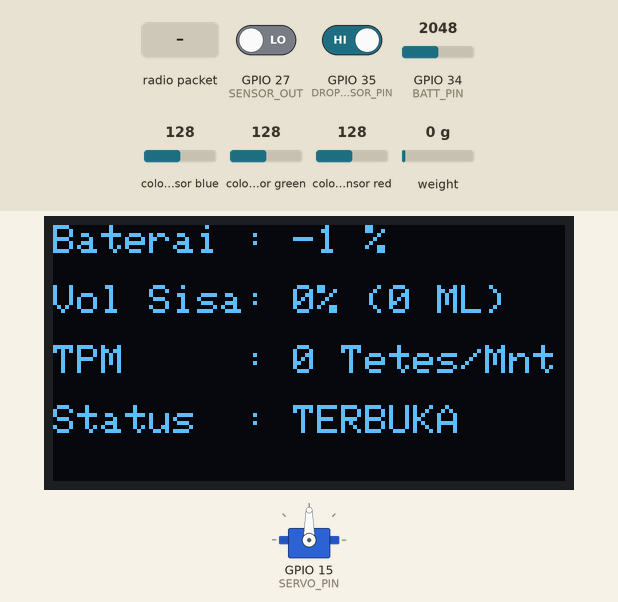
Recording of a sketch running on a simulated ESP32. Parts: 128×64 one-colour display, servo. Wiring (inferred from the names in the program): TCS3200 colour sensor: output GPIO 35; S2 GPIO 25; S3 GPIO 26. Inputs (shaded band) come from the test bench; at power-on: weight on the scale 0 g, GPIO 34 (BATT_PIN) = 2048, GPIO 27 (SENSOR_OUT) LOW, GPIO 35 (DROP_SENSOR_PIN) HIGH, colour sensor blue 128, colour sensor green 128, colour sensor red 128. EEPROM starts erased; no radio packets arrive unless stated; the audio player accepts every command and is not drawn; what the sketch prints to the serial monitor is not drawn.

Above: at 2.8 s.
2.9 s: radio packet "SERVO_LOCK" arrives
At 3.5 s:
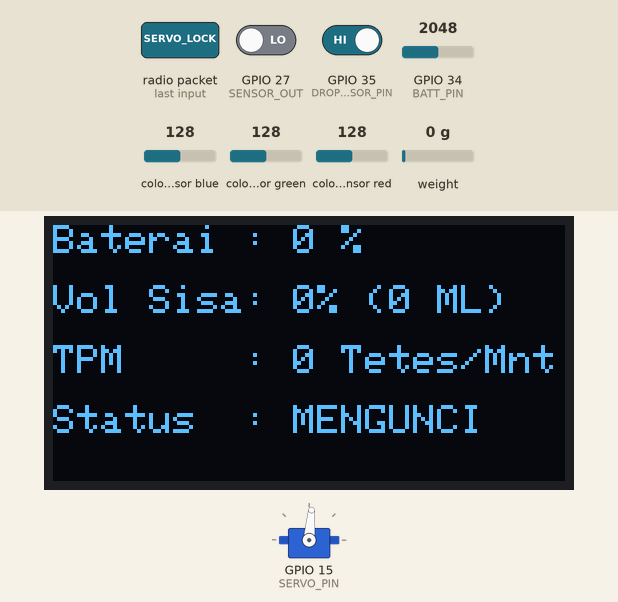
4.5 s: weight on the scale set to 92 g
At 7.2 s:
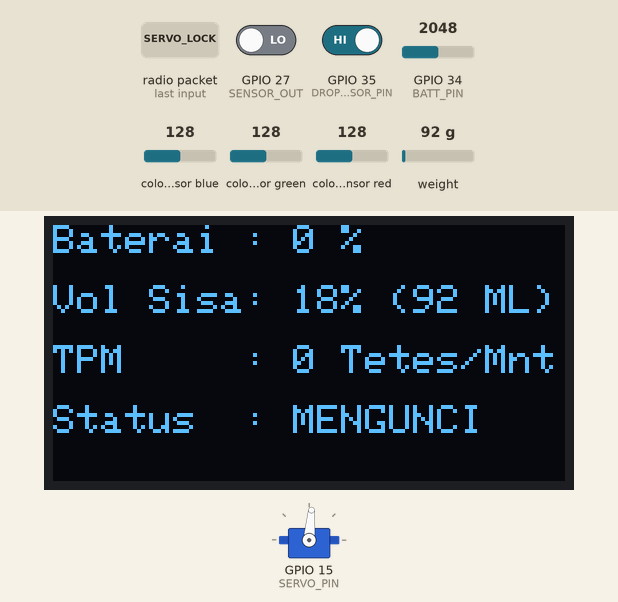
7.5 s: weight on the scale set to 106 g
At 9.3 s:
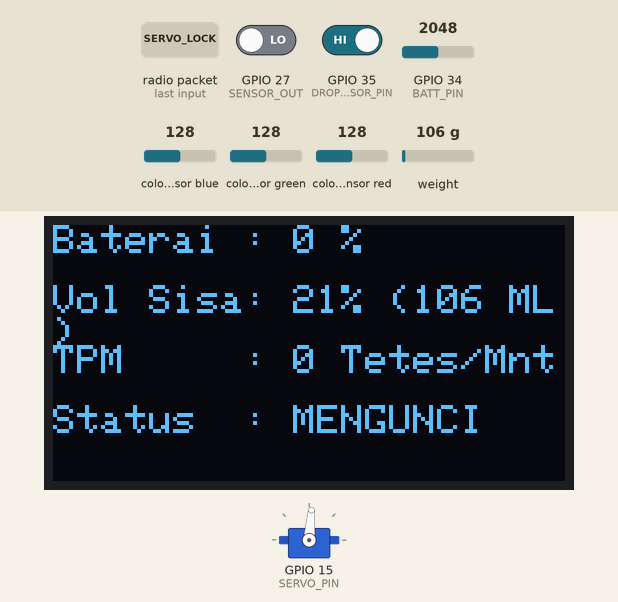
13.3 s: GPIO 34 (BATT_PIN) set to 2866
At 14.0 s:
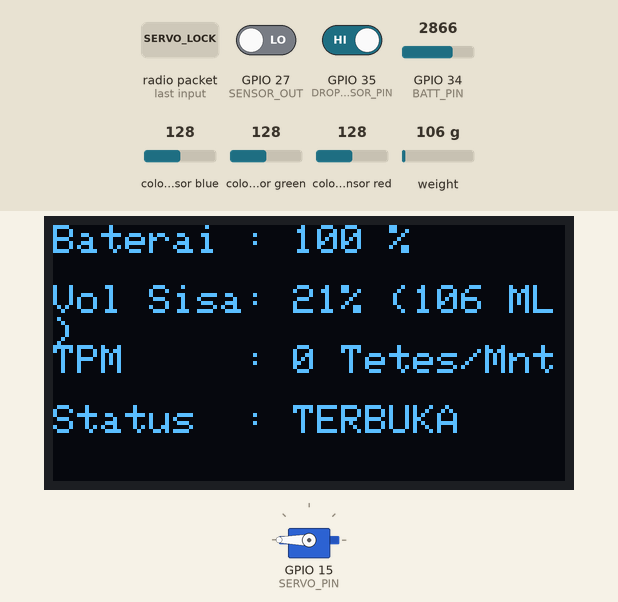
19.1 s: radio packet "SERVO_UNLOCK" arrives
At 24.1 s:
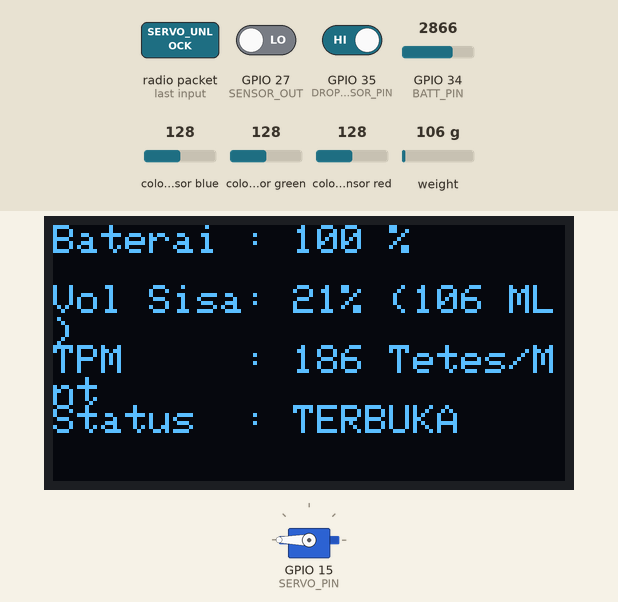
24.6 s: GPIO 34 (BATT_PIN) set to 1228
At 27.7 s:
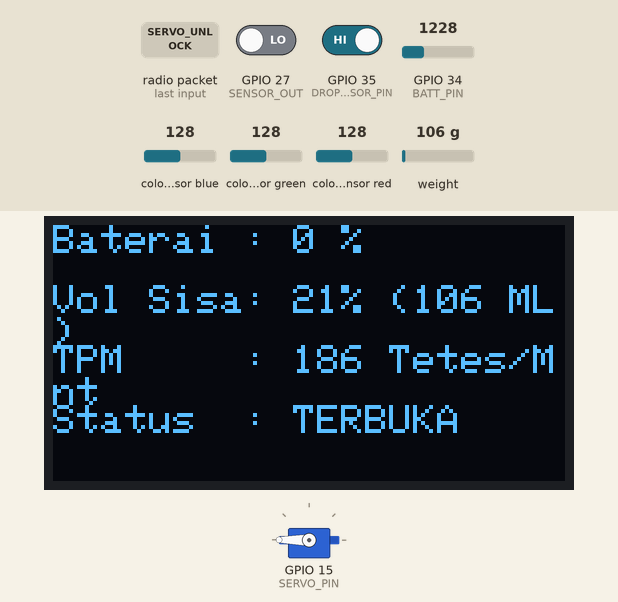
Timing chart, 0 to 29.2 s (numbered marks = the images above; inputs shaded):
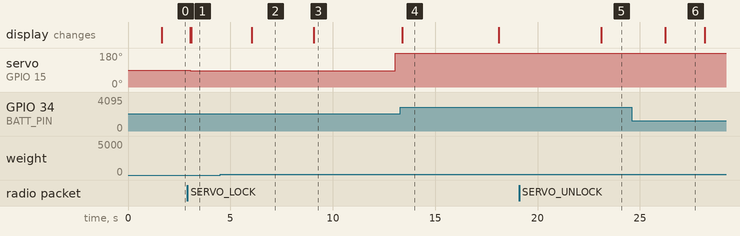

Measured:
- after the input at 2.9 s, servo on GPIO 15 (SERVO_PIN): 90° → 85° after 0.13 s; the display: first differs from a run without the input after 0.19 s (image 1)
- after the input at 4.5 s, the display: changes after 1.5 s (image 2)
- after the input at 7.5 s, servo on GPIO 15 (SERVO_PIN): 85° → 180° after 5.6 s; the display: changes after 1.6 s (image 3)
- after the input at 19.1 s, the display: changes after 4.0 s (image 5)
- after the input at 24.6 s, the display: changes after 1.6 s (image 6)
- what the display in image 4 shows lasts 4.7 s, from 13.4 s to 18.1 s

The sketch:

firmware_node.ino
```cpp
#include <Wire.h>
#include <Adafruit_GFX.h>
#include <Adafruit_SSD1306.h>
#include "HX711.h"
#include <HardwareSerial.h>
#include <DFRobotDFPlayerMini.h>
#include <SPI.h>
#include <LoRa.h>
#include <ESP32Servo.h>
#include <Preferences.h>

// ================= 1. DEFINISI PIN & KOMPONEN =================
#define SCREEN_WIDTH 128
#define SCREEN_HEIGHT 64
Adafruit_SSD1306 display(SCREEN_WIDTH, SCREEN_HEIGHT, &Wire, -1);

#define LOADCELL_DOUT_PIN 32
#define LOADCELL_SCK_PIN 33
HX711 scale;
float calibration_factor = -377.0;

#define S2 25
#define S3 26
#define SENSOR_OUT 27

#define BATT_PIN 34
#define DROP_SENSOR_PIN 35

HardwareSerial mySoftwareSerial(2);
DFRobotDFPlayerMini myDFPlayer;

#define LORA_SCK 18
#define LORA_MISO 19
#define LORA_MOSI 23
#define LORA_SS 5
#define LORA_RST 14
#define LORA_DIO0 2

#define SERVO_PIN 15
Servo infusServo;

// ================= 2. VARIABEL GLOBAL =================
String deviceSN = "ESP32-INF-001";

Preferences preferences;
int batasAlarmCairan = 20;
int batasKunciServo = 10;
int volumeSpeaker = 20;
bool autoStopBlood = true;
bool autoStopEmpty = true;
int batasSensorDarah = 515;

unsigned long timerKirim = 0;
int persentaseBaterai = -1;
String statusAktuator = "TERBUKA";

volatile int dropCount = 0;
int dropArray[6] = {0, 0, 0, 0, 0, 0};
int windowIndex = 0;
int activeWindows = 0;
unsigned long tpmTimer = 0;
int currentTPM = 0;
int targetTPM = 0;

float beratTotalAwal = 0.0;
float beratBotolKosong = 0.0;
bool sesiInfusDimulai = false;
float beratCairan = 0.0;
int persenCairan = 0;

bool alarmDarahAktif = false;
bool alarmHabisAktif = false;
bool alarmBateraiAktif = false;

int sudutServoAktual = 0;
unsigned long timerKalibrasi = 0;
unsigned long timerSensorBerat = 0;
unsigned long timerSensorBaterai = 0;
bool menungguBotol = false;
unsigned long waktuTungguBotol = 0;

bool muteSensorDarah = false;
unsigned long timerMuteDarah = 0;
const unsigned long DURASI_MUTE = 20000;
int greenFrequency = 0;

String pesanMasuk = "";
bool adaPesanBaru = false;

// ================= 3. FUNGSI INTERRUPT & PERHITUNGAN =================
void IRAM_ATTR dropDetected() {
  static unsigned long lastInterruptTime = 0;
  unsigned long interruptTime = millis();
  if (interruptTime - lastInterruptTime > 320) {
    dropCount++;
    lastInterruptTime = interruptTime;
  }
}

int hitungPersentaseNatural(float tegangan) {
  int persen = 0;
  if (tegangan >= 4.0) persen = 90 + ((tegangan - 4.0) / (4.2 - 4.0) * 10);
  else if (tegangan >= 3.7) persen = 50 + ((tegangan - 3.7) / (4.0 - 3.7) * 40);
  else if (tegangan >= 3.5) persen = 15 + ((tegangan - 3.5) / (3.7 - 3.5) * 35);
  else persen = 0 + ((tegangan - 3.3) / (3.5 - 3.3) * 15);

  if (persen > 100) persen = 100;
  if (persen < 0) persen = 0;
  return persen;
}

float getTeganganBaterai() {
  long totalADC = 0;
  for (int i = 0; i < 10; i++) {
    totalADC += analogRead(BATT_PIN);
    delayMicroseconds(50);
  }
  return (((float)totalADC / 10.0) / 4095.0) * 3.3 * 2.0;
}

void onReceiveCallback(int packetSize) {
  if (packetSize == 0) return;

  pesanMasuk = "";
  while (LoRa.available()) {
    pesanMasuk += (char)LoRa.read();
  }
  adaPesanBaru = true;
}

// ================= 4. FUNGSI KENDALI MEKANIK & SENSOR =================
void kunciSelang() {
  if (statusAktuator == "MENGUNCI") return;

  sudutServoAktual = 95;
  int sudutFisik = 180 - sudutServoAktual;

  infusServo.write(sudutFisik);
  statusAktuator = "MENGUNCI";
  Serial.printf("[SYSTEM] Servo Menekuk Selang (Tertutup). Logis: %d | Fisik: %d\n", sudutServoAktual, sudutFisik);
}

void bukaSelang() {
  if (statusAktuator == "TERBUKA") return;

  sudutServoAktual = 0;
  int sudutFisik = 180 - sudutServoAktual;

  infusServo.write(sudutFisik);
  statusAktuator = "TERBUKA";
  Serial.printf("[SYSTEM] Servo Membuka Selang (Lurus). Logis: %d | Fisik: %d\n", sudutServoAktual, sudutFisik);
}

void inisialisasiBotolBaru() {
  beratTotalAwal = scale.get_units(10);
  beratBotolKosong = beratTotalAwal - 465.0;
  if (beratBotolKosong < 0) beratBotolKosong = 0;

  sesiInfusDimulai = true;
  alarmHabisAktif = false;

  dropCount = 0;
  for(int i = 0; i < 6; i++) dropArray[i] = 0;
  windowIndex = 0;
  activeWindows = 0;
  currentTPM = 0;
  tpmTimer = millis();

  bukaSelang();
  Serial.println("[SYSTEM] Botol Baru Terdeteksi. Sesi Infus Otomatis Dimulai!");
}

int bacaWarnaStabil(int statusS2, int statusS3) {
  digitalWrite(S2, statusS2);
  digitalWrite(S3, statusS3);
  delay(10);

  long totalFrekuensi = 0;
  int jumlahValid = 0;

  for (int i = 0; i < 15; i++) {
    int freq = pulseIn(SENSOR_OUT, LOW, 20000);
    if (freq > 0) {
      totalFrekuensi += freq;
      jumlahValid++;
    }
  }

  if (jumlahValid > 0) return totalFrekuensi / jumlahValid;
  return 0;
}

// ================= 5. SETUP =================
void setup() {
  Serial.begin(115200);

  preferences.begin("infucare", false);
  volumeSpeaker    = preferences.getInt("vol_spk", 20);
  autoStopBlood    = preferences.getBool("auto_blood", true);
  autoStopEmpty    = preferences.getBool("auto_empty", true);
  batasAlarmCairan = preferences.getInt("alarm_pct", 20);
  batasKunciServo  = preferences.getInt("kunci_pct", 10);
  batasSensorDarah = preferences.getInt("blood_th", 515);

  Serial.printf("\n[SYSTEM] Memori Dimuat: Alarm %d%% | Kunci %d%% | Darah %d Hz\n", batasAlarmCairan, batasKunciServo, batasSensorDarah);

  Wire.begin(21, 22);
  display.begin(SSD1306_SWITCHCAPVCC, 0x3C);
  display.clearDisplay();
  display.setTextColor(WHITE);
  display.setCursor(0, 10);
  display.println("Sistem Infus Aktif");
  display.display();

  SPI.begin(LORA_SCK, LORA_MISO, LORA_MOSI, LORA_SS);
  LoRa.setPins(LORA_SS, LORA_RST, LORA_DIO0);
  LoRa.begin(433E6);
  LoRa.onReceive(onReceiveCallback);
  LoRa.receive();
  LoRa.enableCrc();

  mySoftwareSerial.begin(9600, SERIAL_8N1, 16, 17);
  if (myDFPlayer.begin(mySoftwareSerial)) {
    myDFPlayer.volume(volumeSpeaker);
    myDFPlayer.play(1);
  }

  scale.begin(LOADCELL_DOUT_PIN, LOADCELL_SCK_PIN);
  scale.set_scale(calibration_factor);
  long savedOffset = preferences.getLong("hx_offset", 0);
  if (savedOffset == 0) {
    scale.tare();
    preferences.putLong("hx_offset", scale.get_offset());
    Serial.println("[SYSTEM] Kalibrasi Nol (TARE) awal disimpan ke memori!");
  } else {
    scale.set_offset(savedOffset);
    Serial.println("[SYSTEM] Titik Nol (TARE) berhasil dimuat dari memori!");
  }

  pinMode(S2, OUTPUT);
  pinMode(S3, OUTPUT);
  pinMode(SENSOR_OUT, INPUT);

  pinMode(DROP_SENSOR_PIN, INPUT);
  attachInterrupt(digitalPinToInterrupt(DROP_SENSOR_PIN), dropDetected, FALLING);

  infusServo.setPeriodHertz(50);
  infusServo.attach(SERVO_PIN, 500, 2400);
  bukaSelang();
}

// ================= 6. LOOP UTAMA =================
void loop() {
  // --- A. BACA SENSOR BERAT ---
  if (millis() - timerSensorBerat > 2000) {
    float beratKasar = scale.get_units(10);

    if (!sesiInfusDimulai && !menungguBotol && beratKasar > 100.0) {
        menungguBotol = true;
        waktuTungguBotol = millis();
    }

    if (menungguBotol && (millis() - waktuTungguBotol > 3000)) {
        inisialisasiBotolBaru();
        menungguBotol = false;
    }

    if (beratKasar < 20.0) {
        sesiInfusDimulai = false;
        persenCairan = 0;
        beratCairan = 0.0;
        alarmHabisAktif = false;
    } else {
        beratCairan = beratKasar - beratBotolKosong;
        if (beratCairan < 0) beratCairan = 0.0;
        if (beratCairan > 500.0) beratCairan = 500.0;
        persenCairan = (int)((beratCairan / 500.0) * 100);
    }
    timerSensorBerat = millis();
  }

  // --- B. DETEKSI SENSOR WARNA ---
  if (muteSensorDarah) {
    if (millis() - timerMuteDarah > DURASI_MUTE) {
      muteSensorDarah = false;
      Serial.println("[INFO] Waktu Flushing Selesai. Sensor Darah AKTIF.");
    } else {
      static unsigned long timerInfoMute = 0;
      if (millis() - timerInfoMute > 2000) {
        int sisaDetik = (DURASI_MUTE - (millis() - timerMuteDarah)) / 1000;
        Serial.printf("[COOLDOWN] Proses bilas. Aktif dlm %d s...\n", sisaDetik);
        timerInfoMute = millis();
      }
    }
  }

  static unsigned long timerSensorWarna = 0;
  if (sesiInfusDimulai && !muteSensorDarah && (millis() - timerSensorWarna > 500)) {

    greenFrequency = bacaWarnaStabil(HIGH, HIGH);
    static int konfirmasiDarah = 0;

    if (greenFrequency >= batasSensorDarah) {
      konfirmasiDarah++;
      Serial.printf("[DEBUG DARAH] %d Hz >= %d Hz! Cek: %d/3\n", greenFrequency, batasSensorDarah, konfirmasiDarah);

      if (konfirmasiDarah >= 3) {
        if (!alarmDarahAktif) {
          myDFPlayer.play(3);
          if (autoStopBlood) kunciSelang();

          LoRa.beginPacket();
          LoRa.print(deviceSN + ",EMERGENCY_BLOOD,1");
          LoRa.endPacket();
          LoRa.receive();

          alarmDarahAktif = true;
          Serial.println("[ALARM] Valid! Audio, Servo, & Paket LoRa Dikirim.");
        }
      }
    } else {
      if (konfirmasiDarah > 0) {
         Serial.println("[DEBUG DARAH] Cairan Kembali Bening. Reset.");
      }
      konfirmasiDarah = 0;
      alarmDarahAktif = false;

      static unsigned long timerMonitorSensor = 0;
      if (millis() - timerMonitorSensor > 3000) {
        Serial.printf("[INFO SENSOR] Aman. %d Hz (Batas: %d Hz)\n", greenFrequency, batasSensorDarah);
        timerMonitorSensor = millis();
      }
    }

    timerSensorWarna = millis();
  }

  // --- C. BACA BATERAI (Setiap 3 Detik) ---
  if (millis() - timerSensorBaterai > 3000) {
    float vBat = getTeganganBaterai();
    int persenSekarang = hitungPersentaseNatural(vBat);
    if (persentaseBaterai == -1) persentaseBaterai = persenSekarang;
    if (persenSekarang < persentaseBaterai) persentaseBaterai = persenSekarang;
    else if (persenSekarang > persentaseBaterai + 5) persentaseBaterai = persenSekarang;

    if (persentaseBaterai <= 15 && persentaseBaterai > 0) {
      if (!alarmBateraiAktif) {
        myDFPlayer.play(5);
        alarmBateraiAktif = true;
      }
    } else if (persentaseBaterai > 20) {
      alarmBateraiAktif = false;
    }
    timerSensorBaterai = millis();
  }

  // --- D. LOGIKA WINDOWING TPM (Setiap 5 Detik) ---
  if (millis() - tpmTimer > 5000) {
    dropArray[windowIndex] = dropCount;
    dropCount = 0;
    windowIndex = (windowIndex + 1) % 6;

    if (sesiInfusDimulai) {
        if (activeWindows < 6) activeWindows++;
    } else {
        activeWindows = 0;
        currentTPM = 0;
    }

    if (activeWindows > 0) {
        int totalDrops = 0;
        for (int i = 0; i < 6; i++) {
            totalDrops += dropArray[i];
        }

        if (activeWindows == 1)      currentTPM = totalDrops * 12;
        else if (activeWindows == 2) currentTPM = totalDrops * 6;
        else if (activeWindows == 3) currentTPM = totalDrops * 4;
        else if (activeWindows == 4) currentTPM = totalDrops * 3;
        else if (activeWindows == 5) currentTPM = (totalDrops * 60) / 25;
        else                         currentTPM = totalDrops * 2;
    }

    tpmTimer = millis();
  }

  // --- E. UPDATE TAMPILAN OLED ---
  display.clearDisplay();
  display.setCursor(0, 0);  display.printf("Baterai : %d %%\n", persentaseBaterai);
  display.setCursor(0, 15); display.printf("Vol Sisa: %d%% (%d ML)\n", persenCairan, (int)beratCairan);
  display.setCursor(0, 30); display.printf("TPM     : %d Tetes/Mnt\n", currentTPM);
  display.setCursor(0, 45); display.printf("Status  : %s\n", statusAktuator.c_str());
  display.display();

  // --- F. TERIMA PERINTAH DARI SERVER/WEB (DOWNLINK) ---
  if (adaPesanBaru) {
    String command = pesanMasuk;
    adaPesanBaru = false;

    command.trim();

    static String lastCommand = "";
    static unsigned long lastCommandTime = 0;

    if (command == lastCommand && (millis() - lastCommandTime < 2500)) {
       Serial.println("[LORA RX] Perintah redundan (spam) diabaikan: " + command);
    } else {
      lastCommand = command;
      lastCommandTime = millis();

      Serial.println("\n[LORA RX] Pesan Masuk (Via Interrupt): " + command);
      timerKirim = millis();

      if (command == "SERVO_LOCK") {
        kunciSelang();
        myDFPlayer.play(4);
      }
      else if (command == "SERVO_UNLOCK") {
        bukaSelang();
        muteSensorDarah = true;
        timerMuteDarah = millis();
        alarmDarahAktif = false;
      }
      else if (command == "TARE_RESET") {
        inisialisasiBotolBaru();
      }
      else if (command == "END_SESSION") {
        bukaSelang();
        sesiInfusDimulai = false;
        targetTPM = 0;
        Serial.println("[SYSTEM] Sesi Diakhiri Jarak Jauh. Selang Dibuka.");
      }
      else if (command.startsWith("CFG:")) {
        int firstColon = command.indexOf(':');
        int secondColon = command.indexOf(':', firstColon + 1);
        if (firstColon != -1 && secondColon != -1) {
          batasAlarmCairan = command.substring(firstColon + 1, secondColon).toInt();
          batasKunciServo = command.substring(secondColon + 1).toInt();
          preferences.putInt("alarm_pct", batasAlarmCairan);
          preferences.putInt("kunci_pct", batasKunciServo);
          Serial.printf("[MEMORI] Konfigurasi Disimpan! Alarm: %d%%, Kunci: %d%%\n", batasAlarmCairan, batasKunciServo);
        }
      }
      else if (command.startsWith("SET_VOL:")) {
        int volBaru = command.substring(8).toInt();
        if (volBaru >= 0 && volBaru <= 30) {
          volumeSpeaker = volBaru;
          myDFPlayer.volume(volumeSpeaker);
          preferences.putInt("vol_spk", volumeSpeaker);
          Serial.println("[MEMORI] Volume DFPlayer Diperbarui: " + String(volBaru));
        }
      }
      else if (command.startsWith("SET_AUTO_BLOOD:")) {
        autoStopBlood = (command.substring(15).toInt() == 1);
        preferences.putBool("auto_blood", autoStopBlood);
      }
      else if (command.startsWith("SET_AUTO_EMPTY:")) {
        autoStopEmpty = (command.substring(15).toInt() == 1);
        preferences.putBool("auto_empty", autoStopEmpty);
      }
      else if (command.startsWith("SET_TARGET_TPM:")) {
        targetTPM = command.substring(15).toInt();
      }
      else if (command.startsWith("SET_BLOOD_TH:")) {
        String valueStr = command.substring(13);
        batasSensorDarah = valueStr.toInt();
        preferences.putInt("blood_th", batasSensorDarah);
        Serial.printf("[MEMORI] Kalibrasi Darah Disimpan Lokal: %d Hz\n", batasSensorDarah);
      }
    }

    LoRa.receive();
  }

  // --- G. AUTO-CORRECTION TPM ---
  if (targetTPM > 0 && sesiInfusDimulai && statusAktuator != "MENGUNCI") {
    if (millis() - timerKalibrasi > 6000) {
      int errorTPM = targetTPM - currentTPM;

      int toleransi = 3;
      if (targetTPM >= 40) toleransi = 4;
      if (abs(errorTPM) > toleransi) {

        int langkahDerajat = 1;
        if (abs(errorTPM) >= 25) langkahDerajat = 3;
        else if (abs(errorTPM) >= 12) langkahDerajat = 2;

        if (errorTPM > 0) sudutServoAktual -= langkahDerajat;
        else sudutServoAktual += langkahDerajat;

        if (sudutServoAktual < 0) sudutServoAktual = 0;
        if (sudutServoAktual > 95) sudutServoAktual = 95;

        int sudutFisik = 180 - sudutServoAktual;
        infusServo.write(sudutFisik);
      }
      timerKalibrasi = millis();
    }
  }

  // --- H. FAILSAFE LOKAL (PENGAMAN SAAT OFFLINE) ---
  if (sesiInfusDimulai && statusAktuator != "MENGUNCI") {

    if (autoStopEmpty && persenCairan <= batasKunciServo) {
      kunciSelang();
      myDFPlayer.play(4);
    }
    else if (persenCairan <= batasAlarmCairan) {
      if (!alarmHabisAktif) {
        myDFPlayer.play(2);
        alarmHabisAktif = true;

        LoRa.beginPacket();
        LoRa.print(deviceSN + ",WARNING_EMPTY,1");
        LoRa.endPacket();
        LoRa.receive();
      }
    }
    else if (persenCairan > batasAlarmCairan + 5) {
      alarmHabisAktif = false;
    }
  }

  // --- I. KIRIM UPLINK KE GATEWAY ---
  if (millis() - timerKirim > 5000) {
    float suhuNode = temperatureRead();
    int statusSesiKirim = (sesiInfusDimulai && statusAktuator != "MENGUNCI") ? 1 : 0;
    float beratKasar = scale.get_units(10);
    String payload = deviceSN + "," +
                     String(beratKasar, 1) + "," +
                     String(currentTPM) + "," +
                     String(greenFrequency) + "," +
                     String(persentaseBaterai) + "," +
                     String(suhuNode, 1) + "," +
                     String(statusSesiKirim);

    LoRa.beginPacket();
    LoRa.print(payload);
    LoRa.endPacket();
    LoRa.receive();

    timerKirim = millis();
  }
}
```
